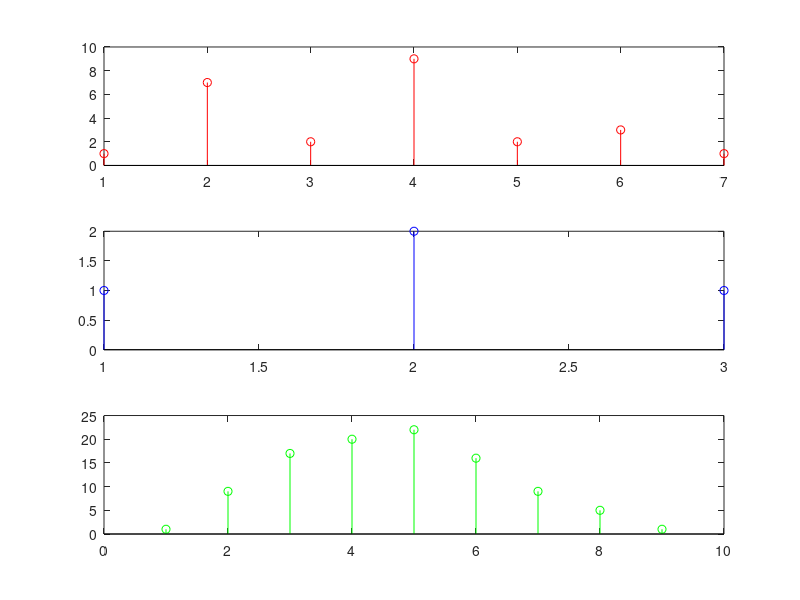

The MATLAB script that drew this image:
x = [1,7,2,9,2,3,1];
h = [1,2,1];

z = fliplr(h);
n = length(x);
m = length(h);

X = [x,zeros(1,m)];
H = [h,zeros(1,n)];

for i = 1:n+m-1
    y(i)=0;
    for j = 1:n
        
        if(i-j+1> 0)
            y(i) = y(i)+X(j)*H(i-j+1);
        else
            
        end
    end
end
y

subplot(3,1,1);
stem(1:n , x ,'r');

subplot(3,1,2);
stem(1:m , h ,'b');

subplot(3,1,3);
stem(1:(n+m-1) , y , 'g');